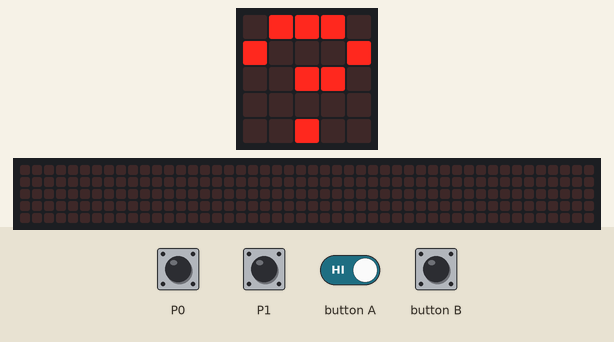
This program was run on a simulated BBC micro:bit running MicroPython. On the bench: the board's 5×5 LED display, a strip that is not on the board, showing the scrolling text unrolled. Inputs (shaded band) come from the test bench. Random numbers come from a fixed seed; the 48×5 strip is a reading aid, not a part: it shows the text the display is scrolling, unrolled, one strip-width of it at a time.

Above: at 1.2 s.
1.3 s: touch pin P0 pressed for 0.15 s
At 1.37 s:
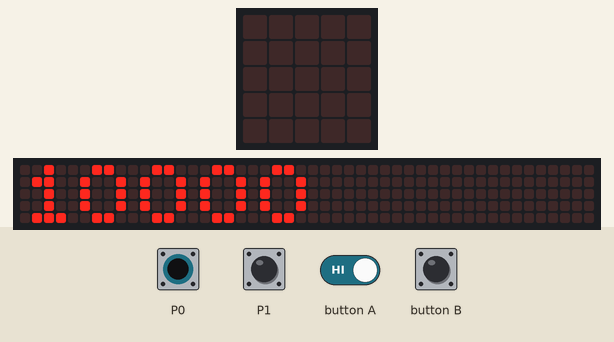
2.0 s: P0 (touch pin P0) driven LOW and button A driven LOW
5.0 s: button A released
At 5.88 s:
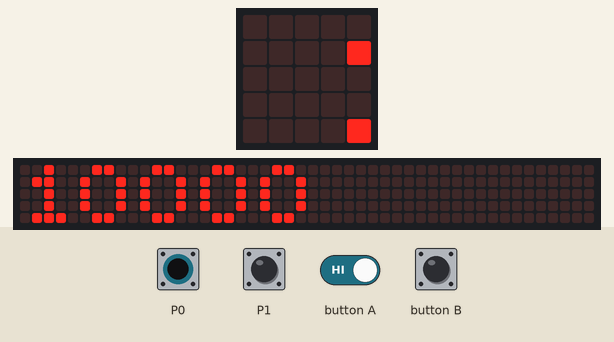
7.4 s: touch pin P0 released
At 10.2 s:
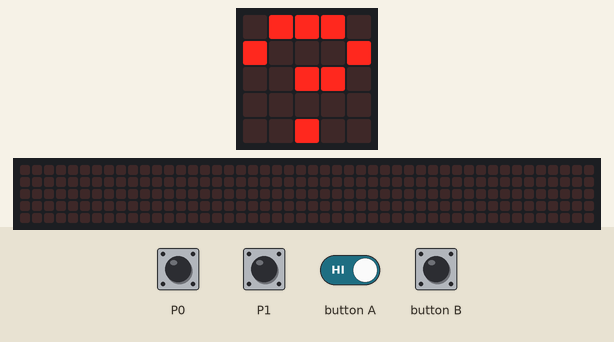
10.4 s: button B pressed for 0.15 s
At 11.2 s:
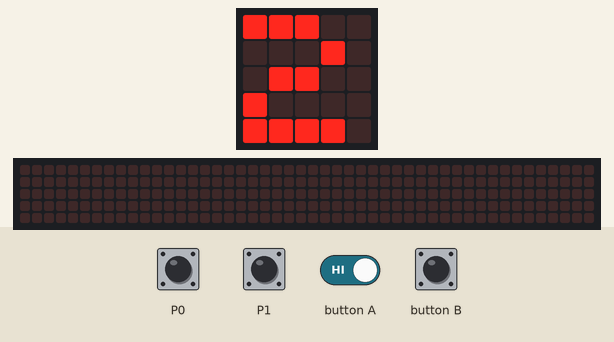
12.9 s: touch pin P1 pressed for 0.15 s
At 13.7 s:
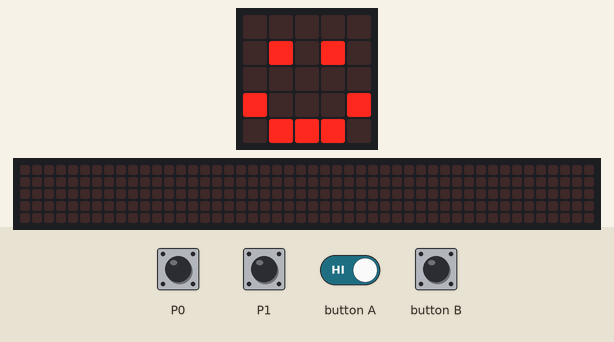
Timing chart, 0 to 15.9 s (numbered marks = the images above; inputs shaded):
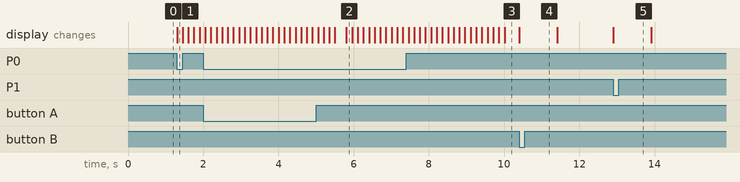

The program:

bitcoin.py
```python
from microbit import *
import random

#################################
#       INWESTOR BITCOINA       #
#################################

class Bitcoin():
    '''All Bitcoin in the world'''
    def __init__(self):
        '''init for Bitcoin'''
        self.val = 10   # in 1000$
        self.hype = 1   # between -10 and 10
        self.flunct = 0

    def value_flunct(self):
        '''changing value randomly,
        based on current hype'''
        roll = (-2, -1, 0, 1, 2)
        self.flunct = (self.val / 10) * self.hype + random.choice(roll)
        self.val += self.flunct
        if self.flunct > 0:
            display.show(Image.HAPPY)
        elif self.flunct == 0:
            display.show(Image.SLEEP)
        elif self.flunct < 0:
            display.show(Image.SAD)

bitcoin = Bitcoin()

while True:
    display.show('?')

    if button_a.is_pressed():
        if bitcoin.hype > -9:
            bitcoin.hype -= 1
            display.clear()
            display.show(str(bitcoin.hype))
            sleep(1000)

    elif button_b.is_pressed():
        if bitcoin.hype < 10:
            bitcoin.hype += 1
            display.clear()
            display.show(str(bitcoin.hype))
            sleep(1000)

    elif pin0.is_touched():
        display.scroll(str(bitcoin.val * 1000))

    elif pin1.is_touched():
        bitcoin.value_flunct()
        sleep(1000)


    sleep(5)
```

Measured:
- after the input at 1.3 s, the display: changes at once (image 1)
- after the input at 10.4 s, the display: changes at once (image 4)
- after the input at 12.9 s, the display: changes at once (image 5)
